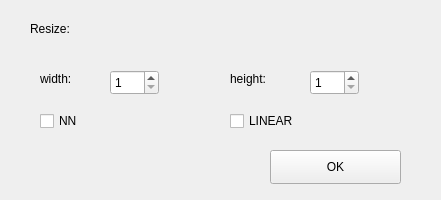
    <widget class="QWidget" name="resizeWidget" native="true">
     <property name="geometry">
      <rect>
       <x>10</x>
       <y>10</y>
       <width>441</width>
       <height>200</height>
      </rect>
     </property>
     <widget class="QLabel" name="label_31">
      <property name="geometry">
       <rect>
        <x>30</x>
        <y>20</y>
        <width>81</width>
        <height>18</height>
       </rect>
      </property>
      <property name="text">
       <string>Resize:</string>
      </property>
     </widget>
     <widget class="QCheckBox" name="inputChoiceLINEAR">
      <property name="geometry">
       <rect>
        <x>230</x>
        <y>110</y>
        <width>105</width>
        <height>22</height>
       </rect>
      </property>
      <property name="text">
       <string>LINEAR</string>
      </property>
     </widget>
     <widget class="QCheckBox" name="inputChoiceNN">
      <property name="geometry">
       <rect>
        <x>40</x>
        <y>110</y>
        <width>105</width>
        <height>22</height>
       </rect>
      </property>
      <property name="text">
       <string>NN</string>
      </property>
     </widget>
     <widget class="QLabel" name="label_32">
      <property name="geometry">
       <rect>
        <x>40</x>
        <y>70</y>
        <width>61</width>
        <height>18</height>
       </rect>
      </property>
      <property name="text">
       <string>width:</string>
      </property>
     </widget>
     <widget class="QSpinBox" name="inputResizeWidth">
      <property name="geometry">
       <rect>
        <x>110</x>
        <y>70</y>
        <width>49</width>
        <height>25</height>
       </rect>
      </property>
      <property name="minimum">
       <number>1</number>
      </property>
      <property name="maximum">
       <number>9999</number>
      </property>
     </widget>
     <widget class="QLabel" name="label_33">
      <property name="geometry">
       <rect>
        <x>230</x>
        <y>70</y>
        <width>71</width>
        <height>18</height>
       </rect>
      </property>
      <property name="text">
       <string>height:</string>
      </property>
     </widget>
     <widget class="QSpinBox" name="inputResizeHeight">
      <property name="geometry">
       <rect>
        <x>310</x>
        <y>70</y>
        <width>49</width>
        <height>25</height>
       </rect>
      </property>
      <property name="minimum">
       <number>1</number>
      </property>
      <property name="maximum">
       <number>99999</number>
      </property>
     </widget>
     <widget class="QPushButton" name="resizeOkBtn">
      <property name="geometry">
       <rect>
        <x>270</x>
        <y>150</y>
        <width>131</width>
        <height>34</height>
       </rect>
      </property>
      <property name="text">
       <string>OK</string>
      </property>
     </widget>
    </widget>
